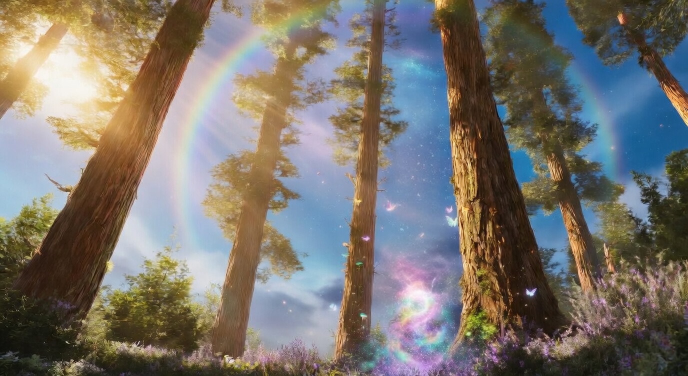
#> input picture 03.jpg, 1376 x 752 px (shown at 1/2 size)
$ python sort_by_color.py 03.jpg
#> lines starting #> are read from the running program, lines starting #| are printed output that depends on the picture
# /// script
# requires-python = ">=3.11"
# dependencies = [
#     "pillow>=11.0",
# ]
# ///
"""
Sort wallpaper images by dominant color.

Extracts the dominant hue from each image, sorts them along the color wheel
(red → orange → yellow → green → cyan → blue → purple → pink), and renames
files sequentially (01.ext, 02.ext, …).

Usage:
    uv run sort_by_color.py            # dry-run (preview only)
    uv run sort_by_color.py --apply    # actually rename files
"""

from __future__ import annotations

import colorsys
import math
import os
import shutil
import sys
from pathlib import Path

from PIL import Image

# ─── Configuration ────────────────────────────────────────────────────────────
SUPPORTED_EXTENSIONS = {".png", ".jpg", ".jpeg", ".webp", ".bmp", ".tiff"}
SAMPLE_SIZE = (150, 150)  # thumbnail size for faster processing


def dominant_color(path: Path) -> tuple[float, float, float]:
    """Return the dominant (H, S, V) of *path* by averaging pixel colors.

    We down-sample the image to a thumbnail, convert every pixel to HSV, and
    compute a circular mean of hue (weighted by saturation) so that the
    wrap-around at 0°/360° is handled correctly.  The result is a tuple
    ``(hue, saturation, value)`` with hue in [0, 360) and S/V in [0, 1].
    """
    with Image.open(path) as img:
#> img is the input picture: PIL image 1376x752 RGB; mean R, G, B 122.3, 116.9, 110.3
        img = img.convert("RGB")
        img.thumbnail(SAMPLE_SIZE)
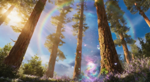
#> img: PIL image 150x82 RGB; mean R, G, B 122.3, 116.9, 110.3
        pixels = list(img.get_flattened_data())

    sin_sum = 0.0
    cos_sum = 0.0
    sat_sum = 0.0
    val_sum = 0.0
    weight_total = 0.0

    for r, g, b in pixels:
        h, s, v = colorsys.rgb_to_hsv(r / 255.0, g / 255.0, b / 255.0)
        # Weight by saturation so achromatic pixels don't skew the hue
        w = s + 0.01  # small epsilon so grays still count a little
        angle = h * 2 * math.pi  # hue as radians for circular mean
        sin_sum += math.sin(angle) * w
        cos_sum += math.cos(angle) * w
        sat_sum += s * w
        val_sum += v * w
        weight_total += w

    mean_hue_rad = math.atan2(sin_sum, cos_sum)
    mean_hue_deg = math.degrees(mean_hue_rad) % 360
    mean_sat = sat_sum / weight_total
    mean_val = val_sum / weight_total

    return (mean_hue_deg, mean_sat, mean_val)


def sort_key(hsv: tuple[float, float, float]) -> tuple[int, float, float]:
    """Return a sort key that groups grays separately and sorts chromatic
    images by hue.

    Achromatic images (low saturation) are pushed to the end and sorted
    by brightness so the chromatic rainbow comes first.
    """
    h, s, v = hsv
    if s < 0.10:
        # Achromatic – sort by value (dark → light) after all chromatic images
        return (1, v, 0.0)
    return (0, h, -s)


def hue_label(hsv: tuple[float, float, float]) -> str:
    """Human-readable color name for terminal output."""
    h, s, v = hsv
    if s < 0.10:
        if v < 0.3:
            return "black/dark gray"
        elif v < 0.7:
            return "gray"
        else:
            return "white/light gray"
    if h < 15 or h >= 345:
        return "red"
    elif h < 40:
        return "orange"
    elif h < 70:
        return "yellow"
    elif h < 160:
        return "green"
    elif h < 200:
        return "cyan"
    elif h < 260:
        return "blue"
    elif h < 290:
        return "purple"
    else:
        return "pink/magenta"


def collect_images(directory: Path) -> list[Path]:
    return sorted(
        p
        for p in directory.iterdir()
        if p.is_file() and p.suffix.lower() in SUPPORTED_EXTENSIONS
    )


def main() -> None:
    apply = "--apply" in sys.argv
    script_dir = Path(__file__).resolve().parent
    images = collect_images(script_dir)

    if not images:
        print("No images found.")
        return

    print(f"Found {len(images)} images. Analysing dominant colors …\n")

    # Analyse
    entries: list[tuple[Path, tuple[float, float, float]]] = []
    for img_path in images:
        try:
            hsv = dominant_color(img_path)
            entries.append((img_path, hsv))
        except Exception as exc:
            print(f"  ⚠  skipping {img_path.name}: {exc}")
#> pass 2 of the loop in main, `for img_path in images:`:
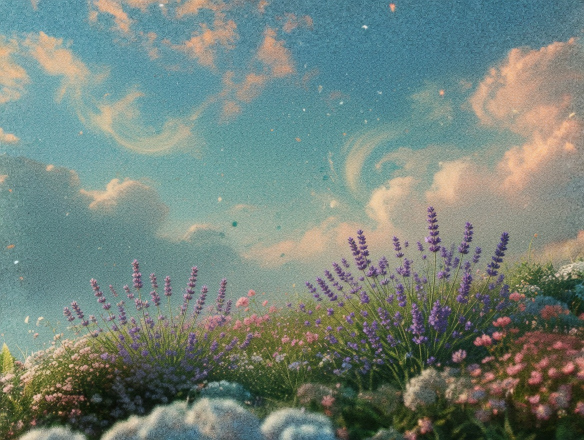
#> input picture 04.jpg, 1168 x 880 px (shown at 1/2 size)
#> in dominant_color, img is the input picture: PIL image 1168x880 RGB; mean R, G, B 116.4, 131.7, 123.5
#> in dominant_color (call 2), `img.thumbnail(SAMPLE_SIZE)`:
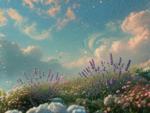
#> img: PIL image 150x113 RGB; mean R, G, B 116.3, 131.6, 123.4

    # Sort
    entries.sort(key=lambda e: sort_key(e[1]))

    # Determine zero-padded width
    width = max(2, len(str(len(entries))))

    # Build rename plan (use a temp dir to avoid collisions)
    tmp_dir = script_dir / ".sort_tmp"
    rename_plan: list[tuple[Path, Path]] = []

    for idx, (old_path, hsv) in enumerate(entries, start=1):
        new_name = f"{idx:0{width}}{old_path.suffix.lower()}"
        new_path = script_dir / new_name
        rename_plan.append((old_path, new_path))
        marker = "→" if old_path.name != new_name else "="
        label = hue_label(hsv)
        h, s, v = hsv
        print(
            f"  {old_path.name:>40s}  {marker}  {new_name:<12s}  "
            f"H={h:5.1f}°  S={s:.2f}  V={v:.2f}  [{label}]"
        )

    if not apply:
        print(
            "\n✋ Dry-run complete. Re-run with --apply to rename files."
        )
        return

    # Execute renames via a temporary directory to avoid name collisions
    tmp_dir.mkdir(exist_ok=True)
    try:
        for old_path, new_path in rename_plan:
            shutil.move(str(old_path), str(tmp_dir / new_path.name))
        for _, new_path in rename_plan:
            shutil.move(str(tmp_dir / new_path.name), str(new_path))
    finally:
        if tmp_dir.exists():
            # Clean up any stragglers
            for f in tmp_dir.iterdir():
                shutil.move(str(f), str(script_dir / f.name))
            tmp_dir.rmdir()

    print(f"\n✅ Renamed {len(rename_plan)} files.")


if __name__ == "__main__":
    main()
